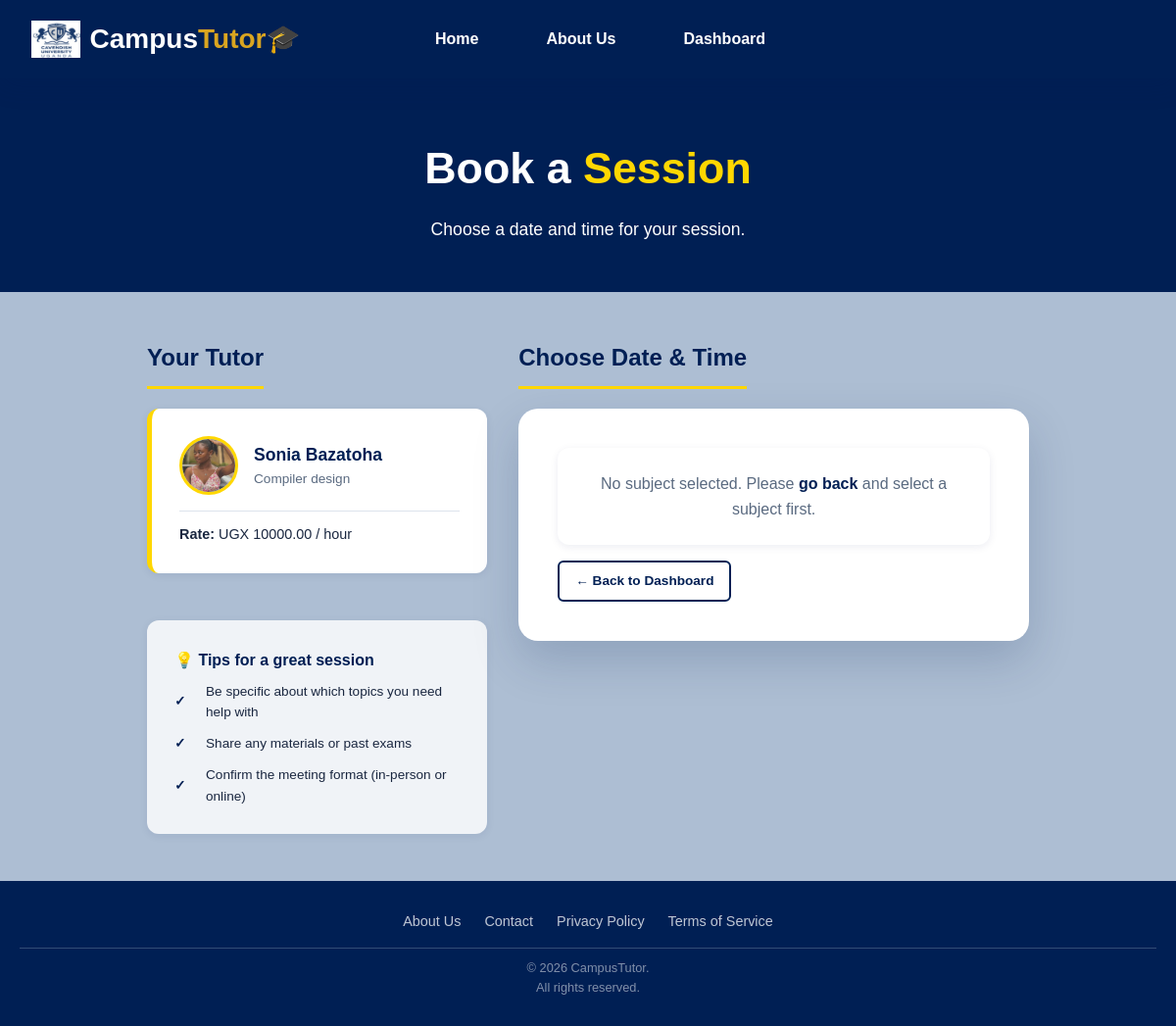
/book/1/ (signed in), run on the app's committed database.
### accounts/models.py (models this page shows, shortened)
class TutorProfile(models.Model):
    user = models.OneToOneField(
        User,
        on_delete=models.CASCADE,
        related_name="tutor_profile",
    )
    biography = models.TextField()
    qualification = models.CharField(max_length=255)
    years_of_experience = models.PositiveIntegerField(default=0)
    hourly_rate = models.DecimalField(
        max_digits=10,
        decimal_places=2,
    )
    subjects = models.ManyToManyField(
        "tutoring.Subject",
        related_name = "tutors",
    )

class User(AbstractUser):
    STUDENT = 'student'
    TUTOR = 'tutor'
    ADMIN = 'admin'
    ROLE_CHOICES = [
        (STUDENT, 'Student'),
        (TUTOR, 'Tutor'),
        (ADMIN, 'Admin'),
    ]
    role = models.CharField(max_length=20, choices=ROLE_CHOICES, default=STUDENT,)
    phone_number = models.CharField(max_length=20, blank=True, null=True,)
    profile_picture = models.ImageField(
        upload_to='profile_pictures/',
        blank=True,
        null=True,
    )

### accounts/views.py (the view, shortened to what this page needs)
# urls.py: path('book/<int:tutor_id>/', views.create_booking, name='create_booking'),
@login_required
def create_booking(request, tutor_id):
    tutor = get_object_or_404(TutorProfile, id=tutor_id)
    student_profile = request.user.student_profile
    programme = student_profile.programme
    year_of_study = student_profile.year_of_study
    availabilities = Availability.objects.filter(tutor=tutor).order_by('day', 'start_time')
    if request.method == 'POST':
        subject_id = request.POST.get('subject_id')
    else:
        subject_id = request.GET.get('subject')
    subject = get_object_or_404(Subject, id=subject_id) if subject_id else None
    day_order = ['Monday', 'Tuesday', 'Wednesday', 'Thursday', 'Friday', 'Saturday', 'Sunday']
    smart_slots = []
    today = date_type.today()
    for availability in availabilities:
        day_name = availability.day
        day_index = day_order.index(day_name)
        days_ahead = (day_index - today.weekday()) % 7
        if days_ahead == 0:
            days_ahead = 7
        next_date = today + timedelta(days=days_ahead)
        dates_for_day = []
        for week in range(4):
            dates_for_day.append(next_date + timedelta(weeks=week))
        time_slots = []
        current = datetime.combine(today, availability.start_time)
        end = datetime.combine(today, availability.end_time)
        while current <= end:
            time_slots.append(current.strftime('%H:%M'))
            current += timedelta(minutes=30)
        smart_slots.append({
            'availability': availability,
            'dates': dates_for_day,
            'time_slots': time_slots,
        })
    return render(request, 'create_booking.html', {
        'tutor': tutor,
        'subject': subject,
        'availabilities': availabilities,
        'smart_slots': smart_slots,
        'programme': programme,
        'year_of_study': year_of_study,
        'subject_id': subject_id,
    })

### templates/create_booking.html (shortened to what this page needs)
{% extends "base.html" %}
{% block content %}
<div class="page-wrapper">
    <div class="page-hero">
        <h1>Book a <span class="hero-accent">Session</span></h1>
        <p>Choose a date and time for your session.</p>
    </div>
    <main class="main-content">
        <div class="booking-layout">
            <div>
                <div class="ct-section">
                    <h2 class="section-heading">Your Tutor</h2>
                    <div class="ct-card" style="border-top:none; border-left:5px solid var(--gold);">
                        <div style="display:flex; align-items:center; gap:16px; margin-bottom:16px;">
                            <div class="tutor-avatar" style="width:60px; height:60px; font-size:1.5rem;">
                                {% if tutor.user.profile_picture %}
                                <img src="{{ tutor.user.profile_picture.url }}" style="width:100%; height:100%; object-fit:cover; border-radius:50%;">
                                {% else %}
                                👤
                                {% endif %}
                            </div>
                            <div>
                                <h3 style="font-size:1.1rem; color:var(--navy);">{{ tutor.user.first_name }} {{ tutor.user.last_name }}</h3>
                                <p style="font-size:.85rem; color:var(--text-muted);">{{ tutor.qualification }}</p>
                            </div>
                        </div>
                        <hr class="divider" style="margin:12px 0;">
                        <p style="font-size:.9rem;"><strong>Rate:</strong> UGX {{ tutor.hourly_rate }} / hour</p>
                    </div>
                </div>
                <div class="ct-section">
                    <div class="ct-card" style="background:var(--light-grey); border-top:none;">
                        <h4 style="color:var(--navy); margin-bottom:8px;">💡 Tips for a great session</h4>
                        <ul class="benefit-list" style="font-size:.85rem;">
                            <li>Be specific about which topics you need help with</li>
                            <li>Share any materials or past exams</li>
                            <li>Confirm the meeting format (in-person or online)</li>
                        </ul>
                    </div>
                </div>
            </div>
            <div>
                <div class="ct-section">
                    <h2 class="section-heading">Choose Date & Time</h2>
                    <div class="form-card" style="max-width:100%;">
                        {% if not subject %}
                        <div class="ct-card" style="text-align:center; padding:24px; color:var(--text-muted); border-top:none;">
                            <p>No subject selected. Please <a href="{% url 'student_dashboard' %}" style="color:var(--navy); font-weight:700;">go back</a> and select a subject first.</p>
                        </div>
                        {% elif not smart_slots %}
                        <div class="ct-card" style="text-align:center; padding:24px; color:var(--text-muted); border-top:none;">
                            <p>This tutor has not added any availability yet. Please check back later.</p>
                        </div>
                        {% endif %}
                        <div class="action-row" style="margin-top:16px;">
                            <a href="{% url 'student_dashboard' %}" class="btn btn-outline btn-sm">← Back to Dashboard</a>
                        </div>
                    </div>
                </div>
            </div>
        </div>
    </main>
</div>
{% endblock %}

### static/css/style.css (style rules this page uses)
* { margin: 0; padding: 0; box-sizing: border-box; }
body { background-color: #adbed3; font-family: Arial, Helvetica, sans-serif; min-height: 100vh; display: flex; flex-direction: column; }
main { flex: 1; padding: 60px 20px; }

### static/css/app.css (style rules this page uses)
:root { --navy: #001f54; --gold: #ffd700; --goldenrod: goldenrod; --bg: #adbed3; --white: #ffffff; --off-white: #fafafa; --light-grey: #f0f3f7; --border: #dde3ec; --text-main: #1a2740; --text-muted: #5a6a80; --shadow-sm: 0 2px 8px rgba(0,31,84,.08); --shadow-md: 0 8px 24px rgba(0,31,84,.14); --shadow-lg: 0 20px 48px rgba(0,31,84,.18); --radius-sm: 6px; --radius-md: 12px; --radius-lg: 20px; --transition: all 0.28s ease; --space-xs: 4px; --space-sm: 8px; --space-md: 16px; --space-lg: 32px; --space-xl: 64px; }
*, *::before, *::after { margin: 0; padding: 0; box-sizing: border-box; }
html { scroll-behavior: smooth; }
body { font-family: Arial, Helvetica, sans-serif; background-color: var(--bg); color: var(--text-main); min-height: 100vh; display: flex; flex-direction: column; font-size: 16px; line-height: 1.6; }
img { max-width: 100%; display: block; }
a { color: inherit; text-decoration: none; }
.page-wrapper { padding-top: 80px; flex: 1; display: flex; flex-direction: column; }
.page-hero { background-color: var(--navy); color: var(--white); padding: 56px 40px 48px; text-align: center; }
.page-hero h1 { font-size: clamp(1.8rem, 4vw, 2.8rem); font-weight: 700; margin-bottom: 12px; }
.page-hero p { font-size: 1.1rem; opacity: .85; max-width: 600px; margin: 0 auto; line-height: 1.7; }
.page-hero .hero-accent { color: var(--gold); }
.page-wrapper > .page-hero:first-child { margin-top: -80px; padding-top: 136px; }
.main-content { flex: 1; padding: 48px 32px; max-width: 1200px; width: 100%; margin: 0 auto; }
.ct-section { margin-bottom: 48px; }
.ct-section:last-child { margin-bottom: 0; }
.section-heading { font-size: 1.5rem; font-weight: 700; color: var(--navy); margin-bottom: 20px; padding-bottom: 10px; border-bottom: 3px solid var(--gold); display: inline-block; }
.ct-card { background: var(--white); border-radius: var(--radius-md); box-shadow: var(--shadow-sm); padding: 28px; border-top: 4px solid var(--navy); transition: var(--transition); }
.btn { display: inline-flex; align-items: center; justify-content: center; gap: 8px; padding: 12px 24px; border-radius: var(--radius-sm); font-weight: 700; font-size: .95rem; border: 2px solid transparent; cursor: pointer; transition: var(--transition); text-decoration: none; white-space: nowrap; }
.btn-outline { background: transparent; color: var(--navy); border-color: var(--navy); }
.btn-sm { padding: 8px 16px; font-size: .85rem; }
.form-card { background: var(--white); border-radius: var(--radius-lg); box-shadow: var(--shadow-lg); padding: 40px; max-width: 560px; width: 100%; }
.tutor-avatar { width: 80px; height: 80px; border-radius: 50%; object-fit: cover; border: 3px solid var(--gold); flex-shrink: 0; background: var(--bg); display: flex; align-items: center; justify-content: center; font-size: 2rem; overflow: hidden; }
.tutor-avatar img { width: 100%; height: 100%; object-fit: cover; }
.benefit-list { list-style: none; display: flex; flex-direction: column; gap: 10px; }
.benefit-list li { display: flex; align-items: center; gap: 10px; font-weight: 500; color: var(--text-main); }
.benefit-list li::before { content: "✓"; color: var(--navy); font-weight: 900; width: 22px; flex-shrink: 0; }
.action-row { display: flex; gap: 12px; flex-wrap: wrap; align-items: center; margin-top: 16px; }
.booking-layout { display: grid; grid-template-columns: 1fr 1.5fr; gap: 32px; max-width: 900px; margin: 0 auto; }
.divider { border: none; border-top: 1px solid var(--border); margin: 28px 0; }
.tutor-avatar img { width: 100%; height: 100%; object-fit: cover; border-radius: 50%; display: block; }
.page-hero h1 { opacity: 0; animation: heroFadeUp 0.7s ease-out forwards; }
.page-hero p { opacity: 0; animation: heroFadeUp 0.7s ease-out forwards; animation-delay: 0.2s; }

### data on the page
TutorProfile: user.profile_picture (picture), user.first_name "Sonia", user.last_name "Bazatoha", qualification "Compiler design", hourly_rate "10000.00"
